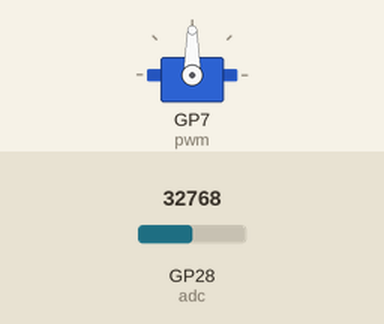
This program was run on a simulated Raspberry Pi Pico running MicroPython. On the bench: servo. Inputs (shaded band) come from the test bench; at power-on: GP28 (adc) = 32768 (analog values on the 0–65535 scale). Servo angles are drawn from the pulse width (0.5 ms = 0°, 2.5 ms = 180°); what the program prints to the serial console is not drawn.

Above: at 1.2 s.
1.3 s: GP28 (adc) set to 45874
At 2.2 s:
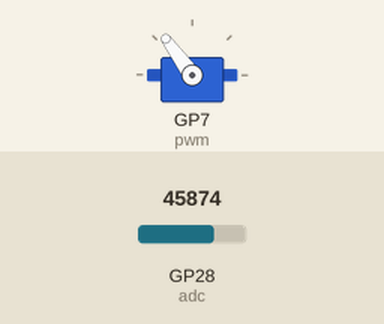
2.8 s: GP28 (adc) set to 57670
At 3.3 s:
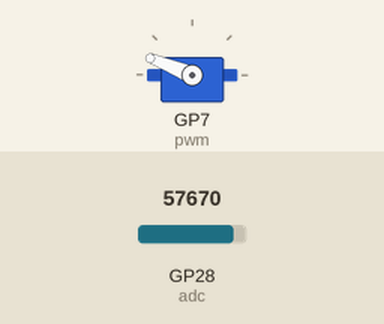
4.3 s: GP28 (adc) set to 65535
At 5.5 s:
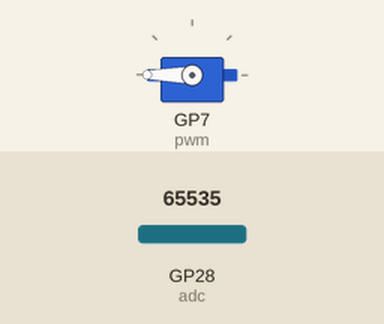
5.8 s: GP28 (adc) set to 19660
At 6.8 s:
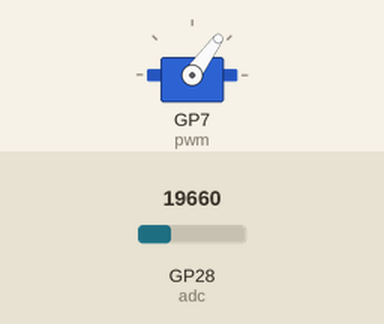
7.3 s: GP28 (adc) set to 7864
At 7.9 s:
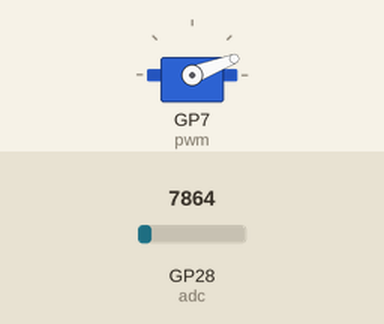
8.8 s: GP28 (adc) set to 32767
At 9.1 s:
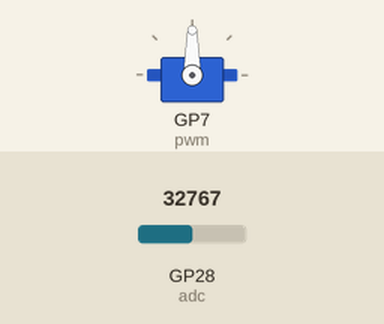
Timing chart, 0 to 11.3 s (numbered marks = the images above; inputs shaded):
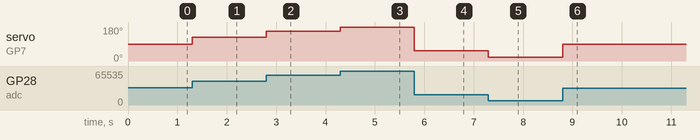

The program:

03_ejemplo_06_PWM_servomotor_potenciometro.py
```python
# El potenciometro varía de 0 a 65535
# y el servo varía de 0 a 180

from machine import PWM,Pin, ADC
import utime

pwm = PWM(Pin(7))
# Los servomotores tienen un tiempo de respuesta de 20 milisegundos para su operacion
pwm.freq(50) # lafrecuencia de 50 equivale a 20 milisegundos
adc = ADC(2) # GP28 es ADC2, GP27 es ADC1 y GP26 es el ADC0

while True:
    # se lee de 0 a 65535, para convertirlo hacemos 65535/180=364.08
    angulo = int(adc.read_u16()/364) # Se divide entre 364 para que nos de un valor entre 0 y 180
    print(angulo)
    #calculamos el valor del duty cycle
    dc = 1638.375 + 36.4*angulo
    pwm.duty_u16(int(dc))
```

Measured:
- after the input at 1.3 s, servo on GP7 (pwm): 90° → 126° at once
- after the input at 2.8 s, servo on GP7 (pwm): 126° → 158° at once
- after the input at 4.3 s, servo on GP7 (pwm): 158° → 180° at once
- after the input at 5.8 s, servo on GP7 (pwm): 180° → 54° at once
- after the input at 7.3 s, servo on GP7 (pwm): 54° → 21° at once
- after the input at 8.8 s, servo on GP7 (pwm): 21° → 90° at once
